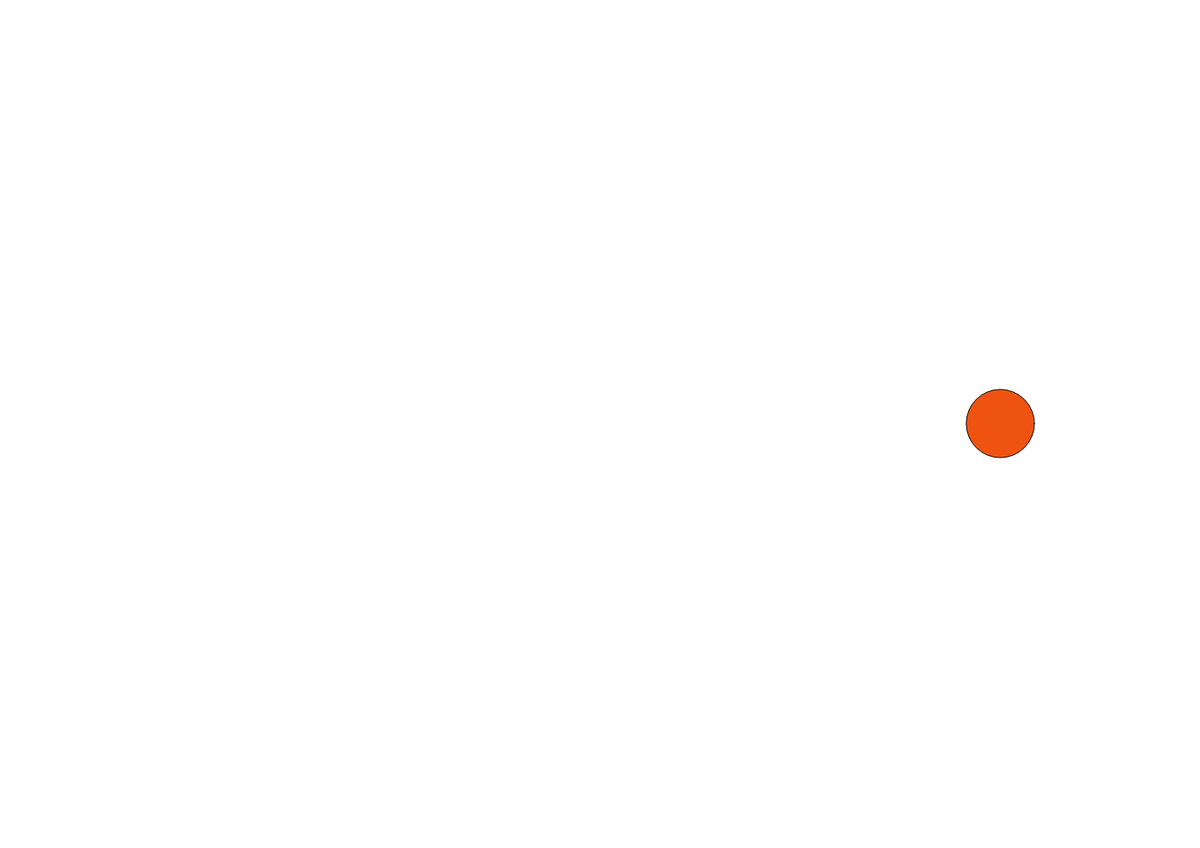
Frame 1 (no input)
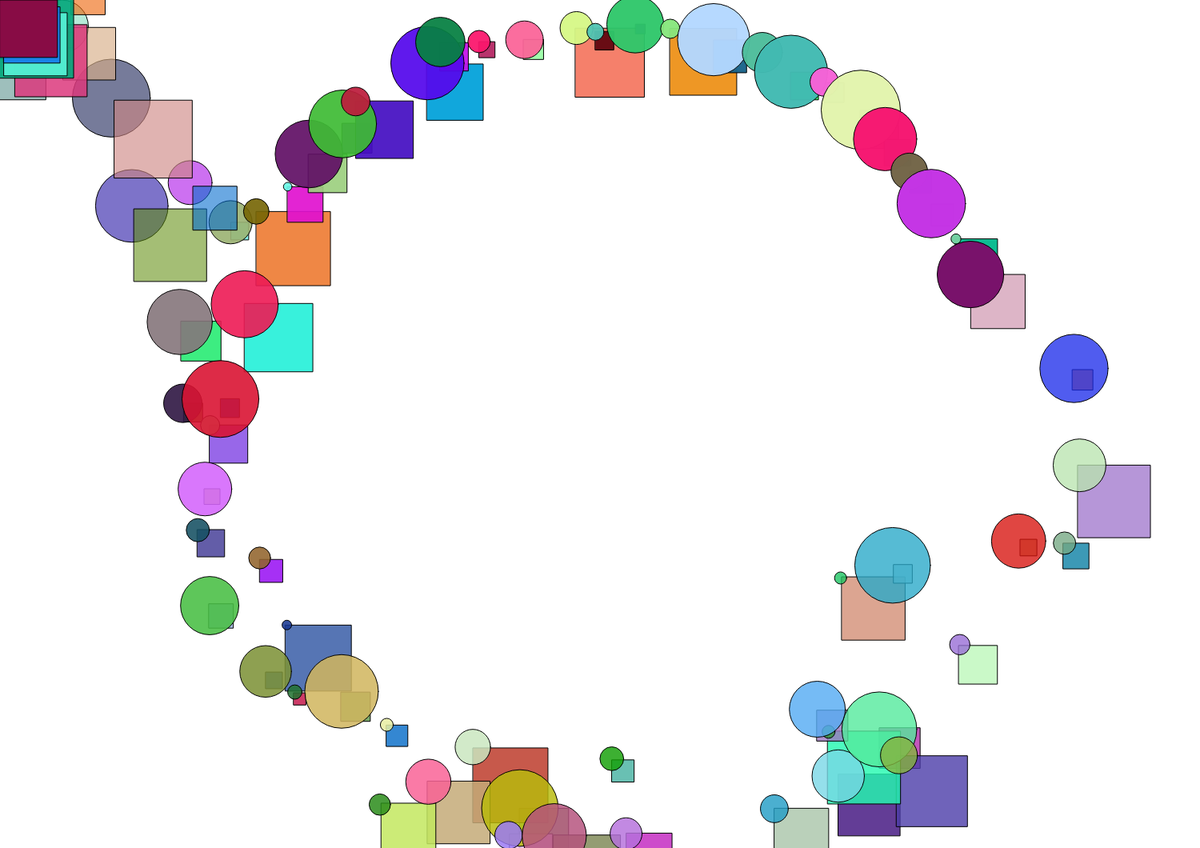
Frame 60 (no input)
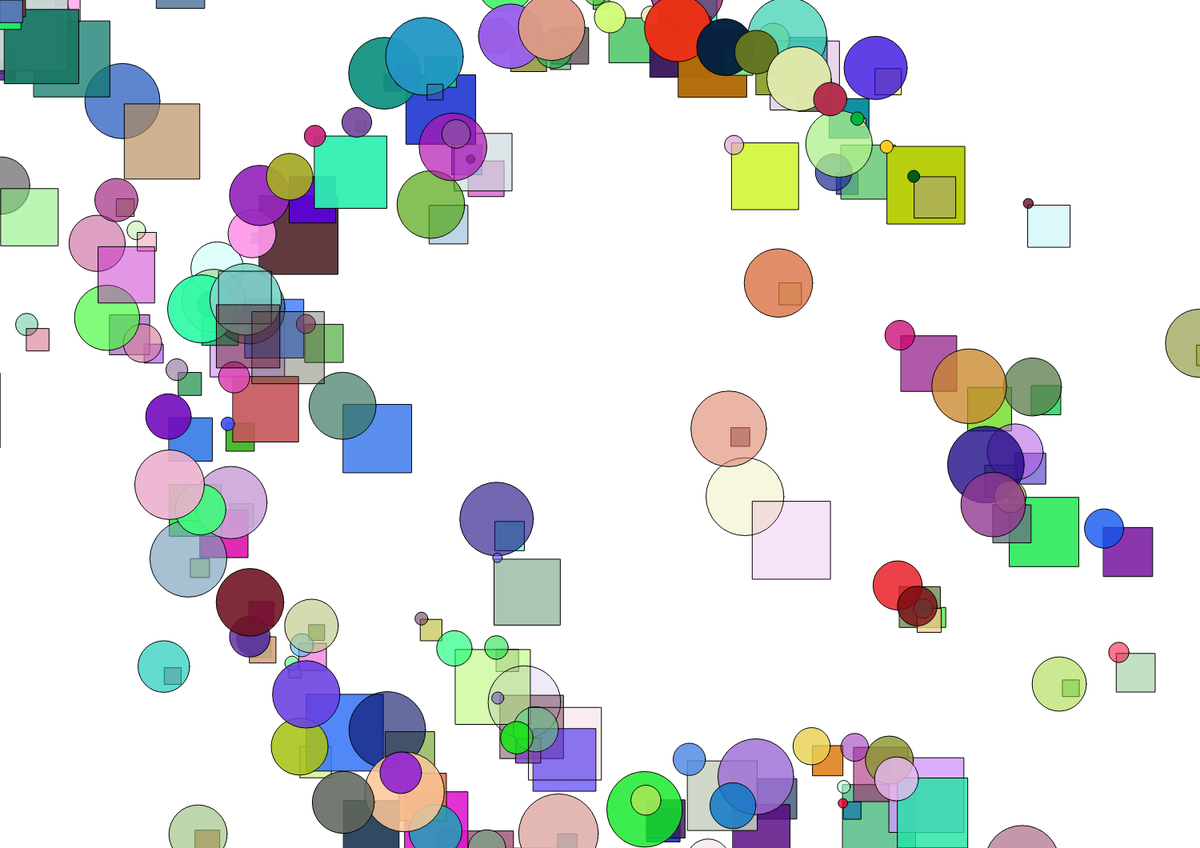
Frame 120 (the mouse pressed at the canvas centre since frame 60)

The p5.js sketch that drew these frames (run headless with seeded random() and noise() and a simulated clock; from frame 60 on, the mouse is pressed at the canvas centre):

// p5.js sketch
// ── sketch.js
/* WEEK 10 HOMEWORK
Author: Cassandra Liau
Summary: Processing sketch translate from week 6 homework to p5js
 */
 
//particle systems
var ellipseParticle;
var rectParticle;
var mouseParticle;

var Rect = true;
var Ellipse = true;
var stop = false;

//starts at 0
var maxAngle = 0.0;

function setup(){
    createCanvas(1500, 1060);
    background(255);
    
    var origin = new Vector2D (1500/2, 1060/2);

    ellipseParticle = new particleSystem(origin);
    rectParticle = new particleSystem(origin);
    mouseParticle = new particleSystem(new Vector2D(width/2, height/2));
}

function draw(){
    background(255);
    
    //radius 
    var r = 500;

    //x on polar coordinate
    var x = r * cos(maxAngle);

    //y on polar coordinate
    var y = r * sin(maxAngle);

    //new vector for x,y coordinates
    var particleLocation = new Vector2D(x, y);

    /* RECTANGLE */
    if (Rect) {
        rectParticle.position = new Vector2D(width/2, height/2);
        rectParticle.addParticle(particleLocation);
    
        if (!stop) {
          rectParticle.rectCircleRun();
          mouseParticle.ellipseNotCircleRun();
        }
    
        mouseParticle.position = new Vector2D(width/2, height/2);
    
        if (frameCount % 4 == 0) {
          mouseParticle.addParticle();
        }
      }
      
    /* ELLIPSE */
    if (Ellipse) {

        ellipseParticle.position = new Vector2D(width/2, height/2);
        ellipseParticle.addParticle(particleLocation);
        
        if (!stop) {
          ellipseParticle.ellipseCircleRun();
          console.log(Ellipse)
          mouseParticle.rectNotCircleRun();
        }
    
        mouseParticle.position = new Vector2D(mouseX, mouseY);
        
        if (frameCount % 4 == 0) {
          mouseParticle.addParticle();
        }
       
      }

    maxAngle += 0.1;
}

// ── particle.js
class Particle{
    /* CONSTRUCTOR */
    constructor(vecPos = new Vector2D(0,0), vel = new Vector2D(random(-1, 1), random(-1, 1)), accel = new Vector2D(random (-0.05, 0.05), random (-0.05, 0.05)),pcolor = color(random(255),random(255),random(255))){
    this.position = vecPos;
    this.velocity = vel;
    this.accerleration = accel;
    this.radius = random (10, 100); 
    this.lifespan = 255;
    this.color = pcolor;
    }
    
    //move particle
    move(){
        this.position.add(this.velocity); //add velocity to position
        this.velocity.add(this.accerleration); //add accerleration to velocity
        this.lifespan -= 1.0; //decrease lifespan

    }

    //draw particle

    show(){
        //draw ellipse
        noStroke; //no stroke 
        var c = color (random(255),random(255),random(255), this.lifespan);
        fill (c); //fill color and give a lifespan
        ellipse(this.position.x, this.position.y, this.radius, this.radius);
    }

    show2(){
        //draw rectangle
        noStroke; //no stroke 
        var c = color (random(255),random(255),random(255), this.lifespan);
        fill (c); //fill color and give a lifespan
        rect(this.position.x, this.position.y, this.radius, this.radius);

    }
    
    //check if particle is dead
    isDead(){
        return this.lifespan < 0.0;

    }
}
// ── particleSystem.js
class particleSystem{
    /* CONSTRUCTOR */
    constructor(position = new Vector2D(0, 0)){
        this.particles = []; //particles of particle system
        this.position = position; //position of the particles
}

    /* PARTICLES FOLLOWING MOUSE */

    //ellipse follows motion of mouse
    ellipseNotCircleRun(){
        for(let i = 0; i < this.particles.length; i++){
            var particleP = this.particles [i];

            particleP.show(); //show circles
            particleP.move(); //move circles 
        
        if(particleP.isDead()){
            this.particles.splice(i,1); //remove particle from array list
        }
        }
    }

    //rectangle follows motion of mouse
    rectNotCircleRun(){
        for(let i = 0; i < this.particles.length; i++){
            var particleP = this.particles [i];

            particleP.show2(); //show circles
            particleP.move(); //move circles 
        
        if(particleP.isDead()){
            this.particles.splice(i,1); //remove particle from array list
        }
        }
    }

    /* PARTICLES AROUND SHAPE */
    
    //rectangle
    rectCircleRun(){
        push();
        translate(this.position.x, this.position.y);
        for(let i = 0; i < this.particles.length; i++){
            var particleP = this.particles[i];
            particleP.show2(); //show circles
            particleP.move(); //move circles
        
        if(particleP.isDead()){
            this.particles.splice(i,1); //remove particle from array list
        }
        }
        pop();
    }

    //ellipse
    ellipseCircleRun(){
        push();
        translate(this.position.x, this.position.y);
        for(let i = 0; i < this.particles.length; i++){
            var particleP = this.particles[i];
            particleP.show(); //show circles
            particleP.move(); //move circles
        
        if(particleP.isDead()){
            this.particles.splice(i,1); //remove particle from array list
        }
        }
        pop();
    }

    /* ADD PARTICLE */
    addParticle(){
        this.particles.push(new Particle(this.position));
    }
    
    /* ADD PARTICLE ACCORDING TO POSITION */
    addParticle(location){
        this.particles.push(new Particle(location));
    }

    /* ADD PARTICLE ACCORDING TO MOUSE */
    addparticleDirection(mX, mY){
        this.mX = mouseX.x;
        this.mY = mouseY.y;

        var direction = new Vector2D(mX,mY);

        direction.norm();
        direction.mult(10);

    }
    
}
// ── vector2D.js
class Vector2D{

    /* CONSTRUCTOR */
    constructor(x = 0, y = 0){
        this.x = x;
        this.y = y;
    }
    
    /* NON-STATIC */
    add(other){
        this.x += other.x;
        this.y += other.y;
    }

    /* STATIC */
    static add(v1, v2){
        let v3 = new Vector2D();
        v3.x = v1.x + v2.x;
        v3.y = v1.y + v2.y;
        return v3;
    }

    //multiply
    mult(scalar){
        this.x *= scalar;
        this.y *= scalar;
    }

    //divide
    div(scalar){
        this.x /= scalar;
        this.y /= scalar;
    }

    //magnitude
    mag(){
        result = sqrt(pow(this.x,2) + pow(this.y,2));
        return result;
    }

    //divides magnitude
    norm(){
        mag = sqrt(pow(this.x,2) + pow(this.y,2));
        this.x /= mag;
        this.y /= mag;
    }

    //multiply vector with scalar
    mult(v, scalar){
        let v3 = new Vector2D();
        v3.x = v.x * scalar;
        v3.y = v.y * scalar;
        return v3;
    }

    //divide vector with scalar
    div(v, scalar){
        let v3 = new Vector2D();
        v3.x = v.x / scalar;
        v3.y = v.y / scalar;
        return v3;
    }
}
